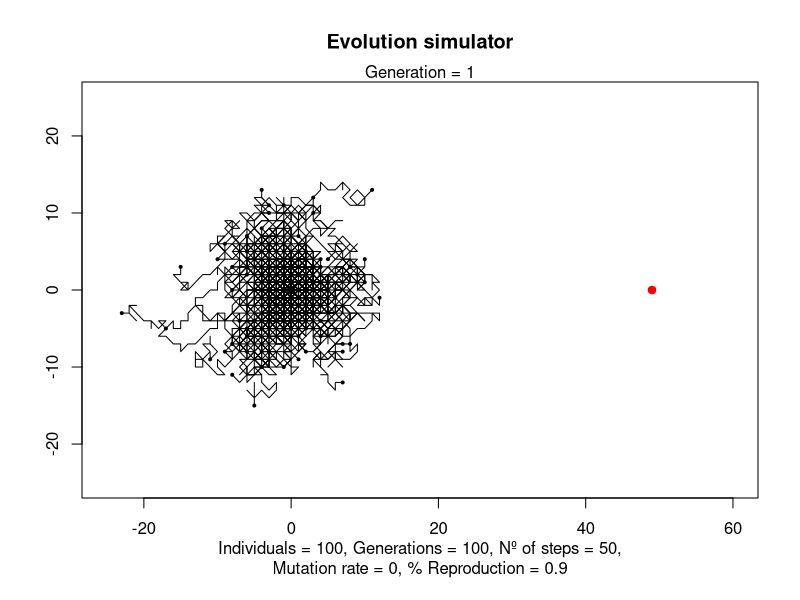
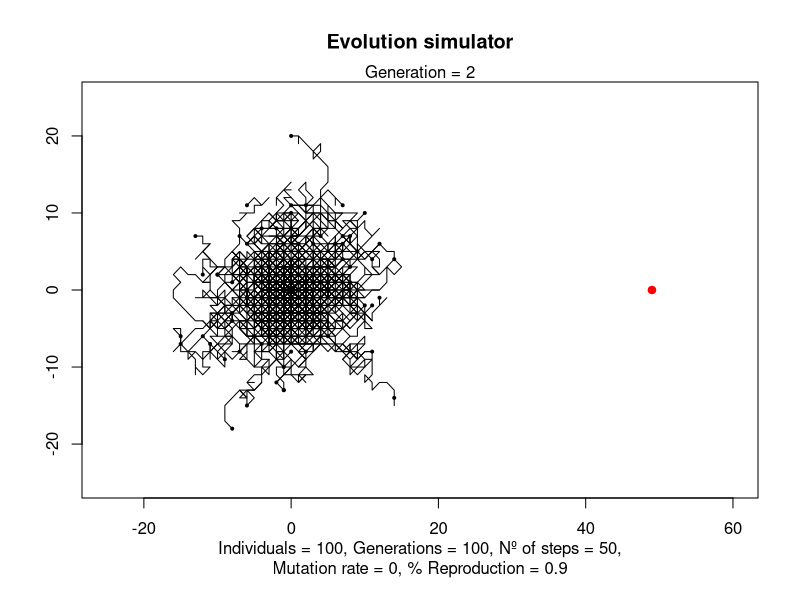
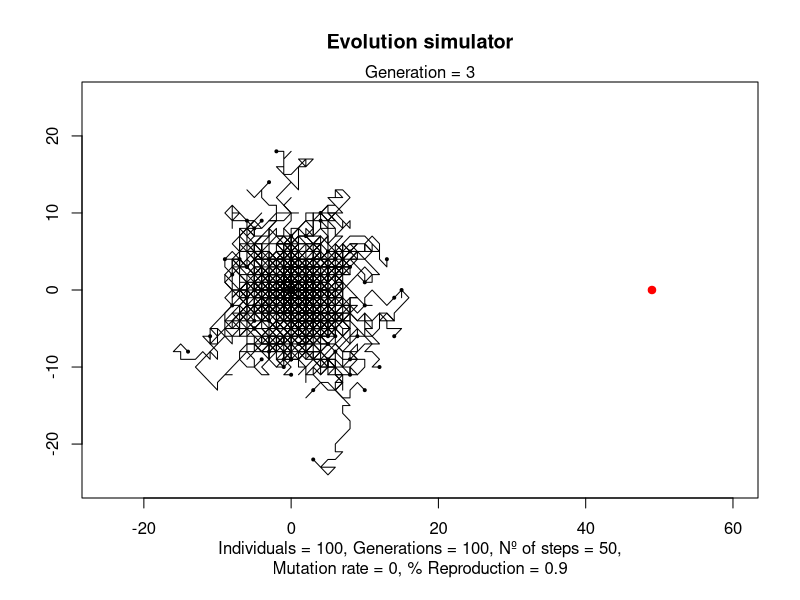
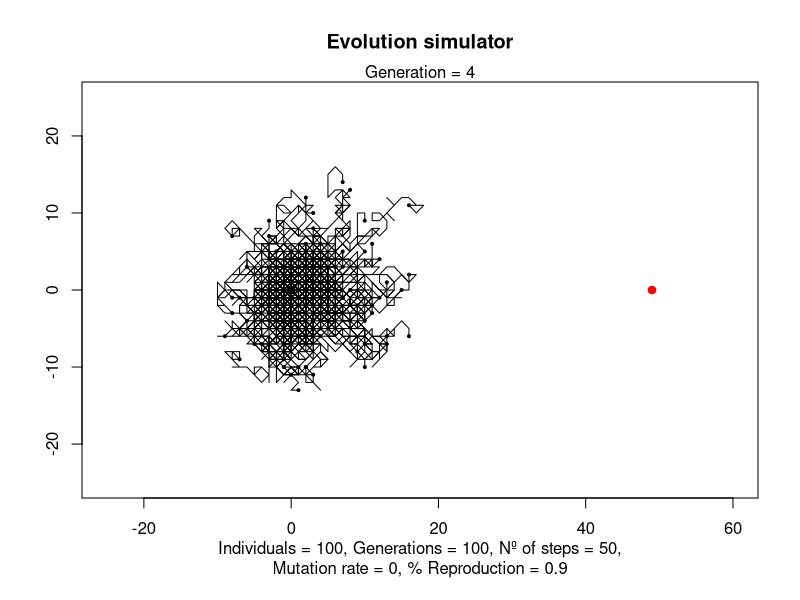
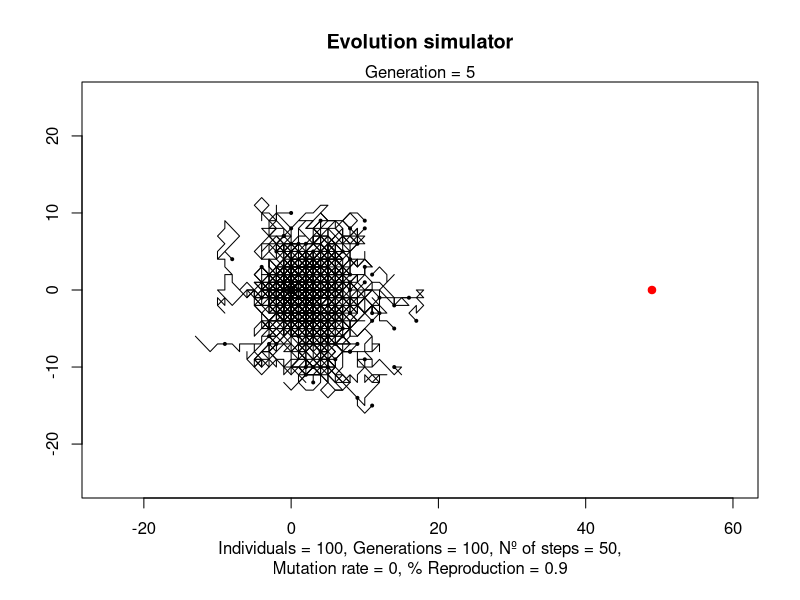
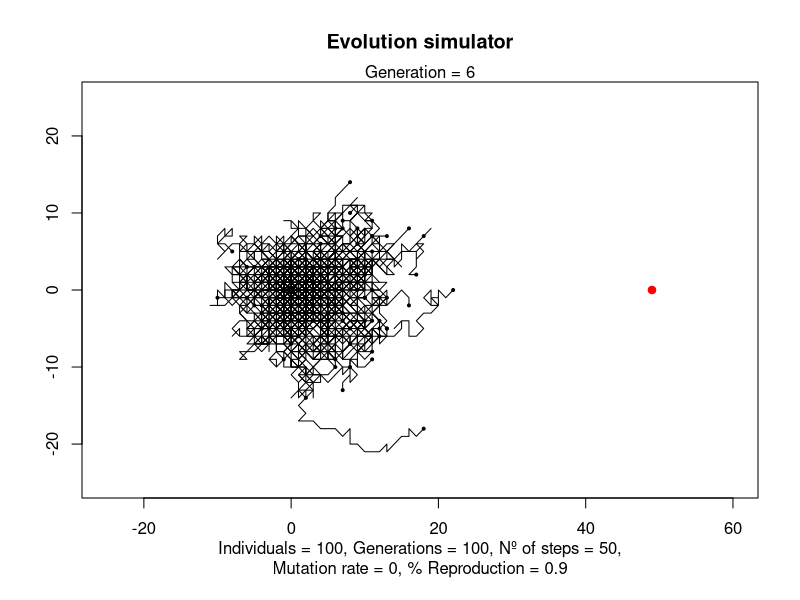
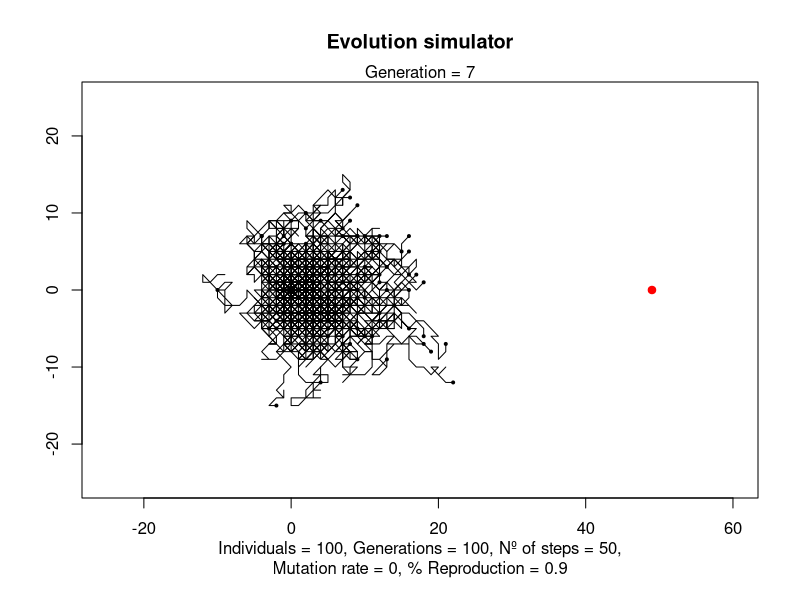
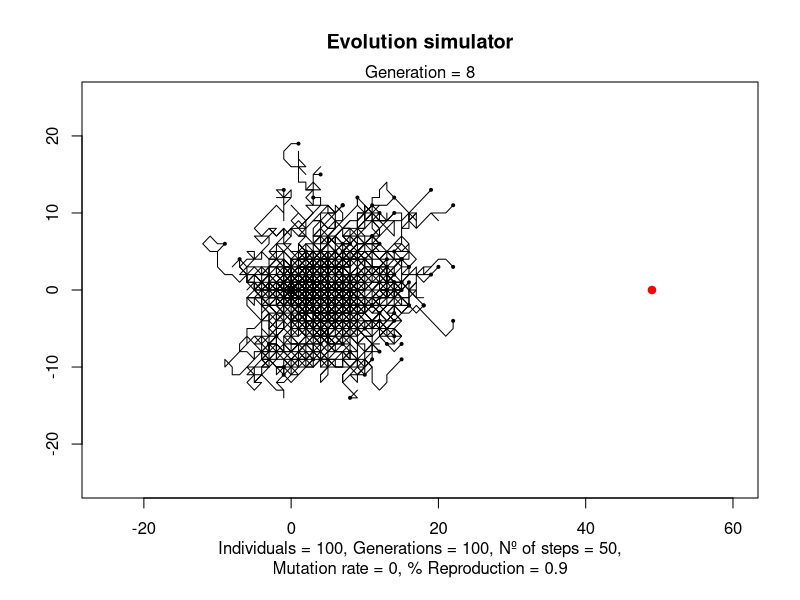

R code for these plots, in order: (Note: this script raises an error after producing the figures.)
# Evolution: I'll try to simulate an evolutionary process. In each generation, x individuals are going to walk randomly around the canvas for a finite number of steps. After they finish walking, I'll calculate the distance of each individual from their final position to an specific point (always the same). This specific point is the goal they want to archive, but they do not know where it is. The closest y% individuals (the best suited to archive their goal) are going to pass their "genetic information" (their path) to their descendance. The copy is not going to be 100% identical, but with a mutation rate for each position. After how many generations, the individuals are going to be able to reach their goal?

library(tidyverse)

# Where the plots are going to be stored
setwd("C:/folder")

evolution <- function(ind = 10, steps = 50, generations = 10, mut_rate = 0.1, reproduction = 0.5){
  
  # Array that stores the path of each individual of each generation
  paths <- array(numeric(),c(steps, 3, ind, generations))
  
  k <- 1
  
  # Initial position
  paths[1, 1:2, , ] <- 0
  
  # Random walk
  for(i in 1:ind){
    
    gen_1 <- sample(1:8, steps, replace = TRUE)
    
    paths[, 3, i, k] <- gen_1
    
  }
  
  # Coordinates of random walk
  for(i in 1:ind){
    
    for(j in 1:(steps - 1)){
      
      if(paths[j, 3, i, k] == 1){
        
        paths[j + 1, 1, i, k] <- paths[j, 1, i, k]
        
        paths[j + 1, 2, i, k] <- paths[j, 2, i, k] + 1
        
      } else if(paths[j, 3, i, k] == 2){
        
        paths[j + 1, 1, i, k] <- paths[j, 1, i, k] + 1
        
        paths[j + 1, 2, i, k] <- paths[j, 2, i, k] + 1
        
      } else if(paths[j, 3, i, k] == 3){
        
        paths[j + 1, 1, i, k] <- paths[j, 1, i, k] + 1
        
        paths[j + 1, 2, i, k] <- paths[j, 2, i, k]
        
      } else if(paths[j, 3, i, k] == 4){
        
        paths[j + 1, 1, i, k] <- paths[j, 1, i, k] + 1
        
        paths[j + 1, 2, i, k] <- paths[j, 2, i, k] - 1
        
      } else if(paths[j, 3, i, k] == 5){
        
        paths[j + 1, 1, i, k] <- paths[j, 1, i, k] 
        
        paths[j + 1, 2, i, k] <- paths[j, 2, i, k] - 1
        
      } else if(paths[j, 3, i, k] == 6){
        
        paths[j + 1, 1, i, k] <- paths[j, 1, i, k] - 1
        
        paths[j + 1, 2, i, k] <- paths[j, 2, i, k] - 1
        
      } else if(paths[j, 3, i, k] == 7){
        
        paths[j + 1, 1, i, k] <- paths[j, 1, i, k] - 1
        
        paths[j + 1, 2, i, k] <- paths[j, 2, i, k]
        
      } else if(paths[j, 3, i, k] == 8){
        
        paths[j + 1, 1, i, k] <- paths[j, 1, i, k] - 1
        
        paths[j + 1, 2, i, k] <- paths[j, 2, i, k] + 1
        
      }
      
    }
    
  }
  
  # Inital and final points
  plot(x = c(0, steps - 1), y = c(0,0), xlim = c(-(steps/2), steps + 10), ylim = c(-(steps/2),(steps/2)), pch = 21, col = c("black", "red"), bg = c("black", "red"), main = "Evolution simulator", xlab = paste0("Individuals = ", ind, ", Generations = ", generations, ", Nº of steps = ", steps, ",\nMutation rate = ", mut_rate, ", % Reproduction = ", reproduction), ylab = "")
  mtext(paste0("Generation = ", k))
  
  # Tracks and final positions
  for(i in 1:ind){
    
    lines(paths[, 1, i, k], paths[, 2, i, k])
    
    points(paths[steps, 1, i, k], paths[steps, 2, i, k], pch = 21, col = "black", bg = "black", cex = 0.4)
    
  }
  
  # Distance between final location and goal
  final_distance <- as.data.frame(matrix(NA, ncol = 2, nrow = ind))
  
  for(i in 1:ind){
    
    final_distance[i, 1] <- i
    
    final_distance[i, 2] <- sqrt((paths[steps, 1, i, k] - steps)^2 + (paths[steps, 2, i, k])^2)
    
  }
  
  # Order ind by distance
  final_distance <- final_distance %>% arrange(final_distance$V2)
  
  # Directions taken by selected best individuals
  selected_ind <- paths[, 3, final_distance[1:(ind/(reproduction^-1)), 1], k]
  
  # Next generation sample the directions taken by the best ind from past generation in each step, with a mutation probability
  for(i in 1:ind){
    
    for(j in 1:steps){
      
      paths[j, 3, i, k + 1] <- sample(selected_ind[j, ], 1)
      
      mutation <- sample(1:1000, 1)
      
      if(mutation <= 1000*mut_rate){
        
        paths[j, 3, i, k + 1] <- sample(1:8, 1)
        
      }
      
    }
    
  }
  
  dev.copy(png, paste0("evolution", k, ".png"), width = 700, height = 460)
  dev.off()
  
  # We repeat this procedure in each generation (walk -> best -> copy with mutation) 
  for(k in 2:generations){
    
    # Coordinates of random walk
    for(i in 1:ind){
      
      for(j in 1:(steps - 1)){
        
        if(paths[j, 3, i, k] == 1){
          
          paths[j + 1, 1, i, k] <- paths[j, 1, i, k]
          
          paths[j + 1, 2, i, k] <- paths[j, 2, i, k] + 1
          
        } else if(paths[j, 3, i, k] == 2){
          
          paths[j + 1, 1, i, k] <- paths[j, 1, i, k] + 1
          
          paths[j + 1, 2, i, k] <- paths[j, 2, i, k] + 1
          
        } else if(paths[j, 3, i, k] == 3){
          
          paths[j + 1, 1, i, k] <- paths[j, 1, i, k] + 1
          
          paths[j + 1, 2, i, k] <- paths[j, 2, i, k]
          
        } else if(paths[j, 3, i, k] == 4){
          
          paths[j + 1, 1, i, k] <- paths[j, 1, i, k] + 1
          
          paths[j + 1, 2, i, k] <- paths[j, 2, i, k] - 1
          
        } else if(paths[j, 3, i, k] == 5){
          
          paths[j + 1, 1, i, k] <- paths[j, 1, i, k] 
          
          paths[j + 1, 2, i, k] <- paths[j, 2, i, k] - 1
          
        } else if(paths[j, 3, i, k] == 6){
          
          paths[j + 1, 1, i, k] <- paths[j, 1, i, k] - 1
          
          paths[j + 1, 2, i, k] <- paths[j, 2, i, k] - 1
          
        } else if(paths[j, 3, i, k] == 7){
          
          paths[j + 1, 1, i, k] <- paths[j, 1, i, k] - 1
          
          paths[j + 1, 2, i, k] <- paths[j, 2, i, k]
          
        } else if(paths[j, 3, i, k] == 8){
          
          paths[j + 1, 1, i, k] <- paths[j, 1, i, k] - 1
          
          paths[j + 1, 2, i, k] <- paths[j, 2, i, k] + 1
          
        }
        
      }
      
    }
    
    # Inital and final points
    plot(x = c(0, steps - 1), y = c(0,0), xlim = c(-(steps/2), steps + 10), ylim = c(-(steps/2),(steps/2)), pch = 21, col = c("black", "red"), bg = c("black", "red"), main = "Evolution simulator", xlab = paste0("Individuals = ", ind, ", Generations = ", generations, ", Nº of steps = ", steps, ",\nMutation rate = ", mut_rate, ", % Reproduction = ", reproduction), ylab = "")
    mtext(paste0("Generation = ", k))
    
    # Tracks and final positions
    for(i in 1:ind){
      
      lines(paths[, 1, i, k], paths[, 2, i, k])
      
      points(paths[steps, 1, i, k], paths[steps, 2, i, k], pch = 21, col = "black", bg = "black", cex = 0.4)
      
    }
    
    # Distance between final location and goal
    final_distance <- as.data.frame(matrix(NA, ncol = 2, nrow = ind))
    
    for(i in 1:ind){
      
      final_distance[i, 1] <- i
      
      final_distance[i, 2] <- sqrt((paths[steps, 1, i, k] - steps)^2 + (paths[steps, 2, i, k])^2)
      
    }
    
    
    final_distance <- final_distance %>% arrange(final_distance$V2)
    
    selected_ind <- paths[, 3, final_distance[1:(ind/(reproduction^-1)), 1], k]
    
    
    for(i in 1:ind){
      
      for(j in 1:steps){
        
        paths[j, 3, i, min(k + 1, generations)] <- sample(selected_ind[j, ], 1)
        
        mutation <- sample(1:1000, 1)
        
        if(mutation <= 1000*mut_rate){
          
          paths[j, 3, i, min(k + 1, generations)] <- sample(1:8, 1)
          
        }
        
      }
      
    }
    
    dev.copy(png, paste0("evolution", k, ".png"), width = 700, height = 460)
    dev.off()
    
  }
  
}

# ind = number of individuals per generation
# generations = number of generations
# steps = number of steps to reach the goal
# mut_rate = mutation rate (from 0 to 1)
# reproduction = percentage (from 0 to 1) of individuals that reproduce in each generation and pass their "genes" to the next generation

evolution(ind = 100, generations = 100, steps = 50, mut_rate = 0, reproduction = 0.9)






evolution2 <- function(ind = 10, steps = 50, generations = 10, mut_rate = 0.1, reproduction = 0.5){
  
  # Array that stores the path of each individual of each generation
  paths <- array(numeric(),c(steps, 3, ind, generations))
  
  k <- 1
  
  # Initial position
  paths[1, 1:2, , ] <- 0
  
  # Random walk
  for(i in 1:ind){
    
    gen_1 <- sample(1:8, steps, replace = TRUE)
    
    paths[, 3, i, k] <- gen_1
    
  }
  
  # Coordinates of random walk
  for(i in 1:ind){
    
    for(j in 1:(steps - 1)){
      
      if(paths[j, 3, i, k] == 1){
        
        paths[j + 1, 1, i, k] <- paths[j, 1, i, k]
        
        paths[j + 1, 2, i, k] <- paths[j, 2, i, k] + 1
        
      } else if(paths[j, 3, i, k] == 2){
        
        paths[j + 1, 1, i, k] <- paths[j, 1, i, k] + 1
        
        paths[j + 1, 2, i, k] <- paths[j, 2, i, k] + 1
        
      } else if(paths[j, 3, i, k] == 3){
        
        paths[j + 1, 1, i, k] <- paths[j, 1, i, k] + 1
        
        paths[j + 1, 2, i, k] <- paths[j, 2, i, k]
        
      } else if(paths[j, 3, i, k] == 4){
        
        paths[j + 1, 1, i, k] <- paths[j, 1, i, k] + 1
        
        paths[j + 1, 2, i, k] <- paths[j, 2, i, k] - 1
        
      } else if(paths[j, 3, i, k] == 5){
        
        paths[j + 1, 1, i, k] <- paths[j, 1, i, k] 
        
        paths[j + 1, 2, i, k] <- paths[j, 2, i, k] - 1
        
      } else if(paths[j, 3, i, k] == 6){
        
        paths[j + 1, 1, i, k] <- paths[j, 1, i, k] - 1
        
        paths[j + 1, 2, i, k] <- paths[j, 2, i, k] - 1
        
      } else if(paths[j, 3, i, k] == 7){
        
        paths[j + 1, 1, i, k] <- paths[j, 1, i, k] - 1
        
        paths[j + 1, 2, i, k] <- paths[j, 2, i, k]
        
      } else if(paths[j, 3, i, k] == 8){
        
        paths[j + 1, 1, i, k] <- paths[j, 1, i, k] - 1
        
        paths[j + 1, 2, i, k] <- paths[j, 2, i, k] + 1
        
      }
      
    }
    
  }
  
  # Inital and final points
  plot(x = c(0, steps - 1), y = c(0,0), xlim = c(-steps - 10, steps + 10), ylim = c(-(steps/2),(steps/2)), pch = 21, col = c("black", "red"), bg = c("black", "red"), main = "Evolution simulator", xlab = paste0("Individuals = ", ind, ", Generations = ", generations, ", Nº of steps = ", steps, ",\nMutation rate = ", mut_rate, ", % Reproduction = ", reproduction), ylab = "")
  mtext(paste0("Generation = ", k))
  
  # Tracks and final positions
  for(i in 1:ind){
    
    lines(paths[, 1, i, k], paths[, 2, i, k])
    
    points(paths[steps, 1, i, k], paths[steps, 2, i, k], pch = 21, col = "black", bg = "black", cex = 0.4)
    
  }
  
  # Distance between final location and goal
  final_distance <- as.data.frame(matrix(NA, ncol = 2, nrow = ind))
  
  for(i in 1:ind){
    
    final_distance[i, 1] <- i
    
    final_distance[i, 2] <- sqrt((paths[steps, 1, i, k] - steps)^2 + (paths[steps, 2, i, k])^2)
    
  }
  
  # Order ind by distance
  final_distance <- final_distance %>% arrange(final_distance$V2)
  
  # Directions taken by selected best individuals
  selected_ind <- paths[, 3, final_distance[1:(ind/(reproduction^-1)), 1], k]
  
  # Next generation sample the directions taken by the best ind from past generation in each step, with a mutation probability
  for(i in 1:ind){
    
    for(j in 1:steps){
      
      paths[j, 3, i, k + 1] <- sample(selected_ind[j, ], 1)
      
      mutation <- sample(1:1000, 1)
      
      if(mutation <= 1000*mut_rate){
        
        paths[j, 3, i, k + 1] <- sample(1:8, 1)
        
      }
      
    }
    
  }
  
  dev.copy(png, paste0("evolution", k, ".png"), width = 700, height = 460)
  dev.off()
  
  # We repeat this procedure in each generation (walk -> best -> copy with mutation) 
  for(k in 2:round(generations/2)){
    
    # Coordinates of random walk
    for(i in 1:ind){
      
      for(j in 1:(steps - 1)){
        
        if(paths[j, 3, i, k] == 1){
          
          paths[j + 1, 1, i, k] <- paths[j, 1, i, k]
          
          paths[j + 1, 2, i, k] <- paths[j, 2, i, k] + 1
          
        } else if(paths[j, 3, i, k] == 2){
          
          paths[j + 1, 1, i, k] <- paths[j, 1, i, k] + 1
          
          paths[j + 1, 2, i, k] <- paths[j, 2, i, k] + 1
          
        } else if(paths[j, 3, i, k] == 3){
          
          paths[j + 1, 1, i, k] <- paths[j, 1, i, k] + 1
          
          paths[j + 1, 2, i, k] <- paths[j, 2, i, k]
          
        } else if(paths[j, 3, i, k] == 4){
          
          paths[j + 1, 1, i, k] <- paths[j, 1, i, k] + 1
          
          paths[j + 1, 2, i, k] <- paths[j, 2, i, k] - 1
          
        } else if(paths[j, 3, i, k] == 5){
          
          paths[j + 1, 1, i, k] <- paths[j, 1, i, k] 
          
          paths[j + 1, 2, i, k] <- paths[j, 2, i, k] - 1
          
        } else if(paths[j, 3, i, k] == 6){
          
          paths[j + 1, 1, i, k] <- paths[j, 1, i, k] - 1
          
          paths[j + 1, 2, i, k] <- paths[j, 2, i, k] - 1
          
        } else if(paths[j, 3, i, k] == 7){
          
          paths[j + 1, 1, i, k] <- paths[j, 1, i, k] - 1
          
          paths[j + 1, 2, i, k] <- paths[j, 2, i, k]
          
        } else if(paths[j, 3, i, k] == 8){
          
          paths[j + 1, 1, i, k] <- paths[j, 1, i, k] - 1
          
          paths[j + 1, 2, i, k] <- paths[j, 2, i, k] + 1
          
        }
        
      }
      
    }
    
    # Inital and final points
    plot(x = c(0, steps - 1), y = c(0,0), xlim = c(-steps - 10, steps + 10), ylim = c(-(steps/2),(steps/2)), pch = 21, col = c("black", "red"), bg = c("black", "red"), main = "Evolution simulator", xlab = paste0("Individuals = ", ind, ", Generations = ", generations, ", Nº of steps = ", steps, ",\nMutation rate = ", mut_rate, ", % Reproduction = ", reproduction), ylab = "")
    mtext(paste0("Generation = ", k))
    
    # Tracks and final positions
    for(i in 1:ind){
      
      lines(paths[, 1, i, k], paths[, 2, i, k])
      
      points(paths[steps, 1, i, k], paths[steps, 2, i, k], pch = 21, col = "black", bg = "black", cex = 0.4)
      
    }
    
    # Distance between final location and goal
    final_distance <- as.data.frame(matrix(NA, ncol = 2, nrow = ind))
    
    for(i in 1:ind){
      
      final_distance[i, 1] <- i
      
      final_distance[i, 2] <- sqrt((paths[steps, 1, i, k] - steps)^2 + (paths[steps, 2, i, k])^2)
      
    }
    
    
    final_distance <- final_distance %>% arrange(final_distance$V2)
    
    selected_ind <- paths[, 3, final_distance[1:(ind/(reproduction^-1)), 1], k]
    
    
    for(i in 1:ind){
      
      for(j in 1:steps){
        
        paths[j, 3, i, min(k + 1, generations)] <- sample(selected_ind[j, ], 1)
        
        mutation <- sample(1:1000, 1)
        
        if(mutation <= 1000*mut_rate){
          
          paths[j, 3, i, min(k + 1, generations)] <- sample(1:8, 1)
          
        }
        
      }
      
    }
    
    dev.copy(png, paste0("evolution", k, ".png"), width = 700, height = 460)
    dev.off()
    
  }
  
  for(k in (round(generations/2) + 1):generations){
    
    # Coordinates of random walk
    for(i in 1:ind){
      
      for(j in 1:(steps - 1)){
        
        if(paths[j, 3, i, k] == 1){
          
          paths[j + 1, 1, i, k] <- paths[j, 1, i, k]
          
          paths[j + 1, 2, i, k] <- paths[j, 2, i, k] + 1
          
        } else if(paths[j, 3, i, k] == 2){
          
          paths[j + 1, 1, i, k] <- paths[j, 1, i, k] + 1
          
          paths[j + 1, 2, i, k] <- paths[j, 2, i, k] + 1
          
        } else if(paths[j, 3, i, k] == 3){
          
          paths[j + 1, 1, i, k] <- paths[j, 1, i, k] + 1
          
          paths[j + 1, 2, i, k] <- paths[j, 2, i, k]
          
        } else if(paths[j, 3, i, k] == 4){
          
          paths[j + 1, 1, i, k] <- paths[j, 1, i, k] + 1
          
          paths[j + 1, 2, i, k] <- paths[j, 2, i, k] - 1
          
        } else if(paths[j, 3, i, k] == 5){
          
          paths[j + 1, 1, i, k] <- paths[j, 1, i, k] 
          
          paths[j + 1, 2, i, k] <- paths[j, 2, i, k] - 1
          
        } else if(paths[j, 3, i, k] == 6){
          
          paths[j + 1, 1, i, k] <- paths[j, 1, i, k] - 1
          
          paths[j + 1, 2, i, k] <- paths[j, 2, i, k] - 1
          
        } else if(paths[j, 3, i, k] == 7){
          
          paths[j + 1, 1, i, k] <- paths[j, 1, i, k] - 1
          
          paths[j + 1, 2, i, k] <- paths[j, 2, i, k]
          
        } else if(paths[j, 3, i, k] == 8){
          
          paths[j + 1, 1, i, k] <- paths[j, 1, i, k] - 1
          
          paths[j + 1, 2, i, k] <- paths[j, 2, i, k] + 1
          
        }
        
      }
      
    }
    
    # Inital and final points
    plot(x = c(0, - steps + 1), y = c(0,0), xlim = c(-steps - 10, steps + 10), ylim = c(-(steps/2),(steps/2)), pch = 21, col = c("black", "red"), bg = c("black", "red"), main = "Evolution simulator", xlab = paste0("Individuals = ", ind, ", Generations = ", generations, ", Nº of steps = ", steps, ",\nMutation rate = ", mut_rate, ", % Reproduction = ", reproduction), ylab = "")
    mtext(paste0("Generation = ", k))
    
    # Tracks and final positions
    for(i in 1:ind){
      
      lines(paths[, 1, i, k], paths[, 2, i, k])
      
      points(paths[steps, 1, i, k], paths[steps, 2, i, k], pch = 21, col = "black", bg = "black", cex = 0.4)
      
    }
    
    # Distance between final location and goal
    final_distance <- as.data.frame(matrix(NA, ncol = 2, nrow = ind))
    
    for(i in 1:ind){
      
      final_distance[i, 1] <- i
      
      final_distance[i, 2] <- sqrt((paths[steps, 1, i, k] + steps)^2 + (paths[steps, 2, i, k])^2)
      
    }
    
    
    final_distance <- final_distance %>% arrange(final_distance$V2)
    
    selected_ind <- paths[, 3, final_distance[1:(ind/(reproduction^-1)), 1], k]
    
    
    for(i in 1:ind){
      
      for(j in 1:steps){
        
        paths[j, 3, i, min(k + 1, generations)] <- sample(selected_ind[j, ], 1)
        
        mutation <- sample(1:1000, 1)
        
        if(mutation <= 1000*mut_rate){
          
          paths[j, 3, i, min(k + 1, generations)] <- sample(1:8, 1)
          
        }
        
      }
      
    }
    
    dev.copy(png, paste0("evolution", k, ".png"), width = 700, height = 460)
    dev.off()
    
  }
  
}

# ind = number of individuals per generation
# generations = number of generations
# steps = number of steps to reach the goal
# mut_rate = mutation rate (from 0 to 1)
# reproduction = percentage (from 0 to 1) of individuals that reproduce in each generation and pass their "genes" to the next generation

evolution2(ind = 100, generations = 100, steps = 50, mut_rate = 0.001, reproduction = 0.5)
